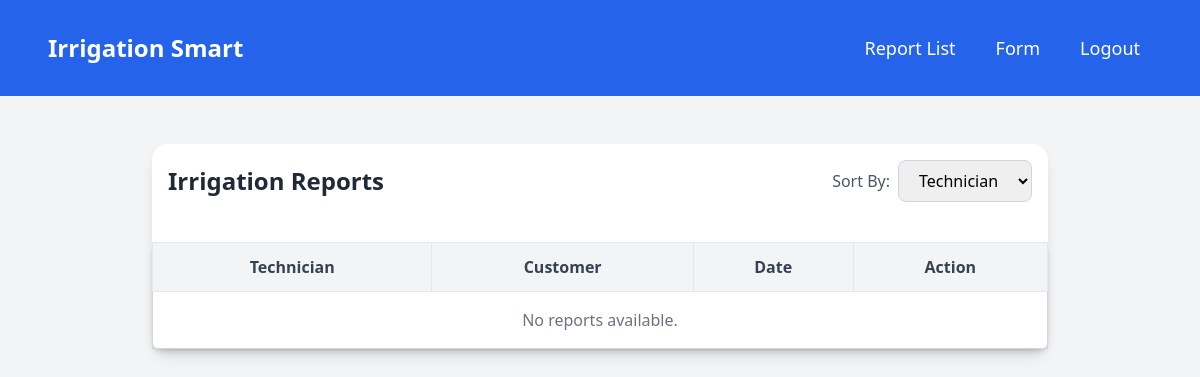
The app's page /accounts/reports/, older data.
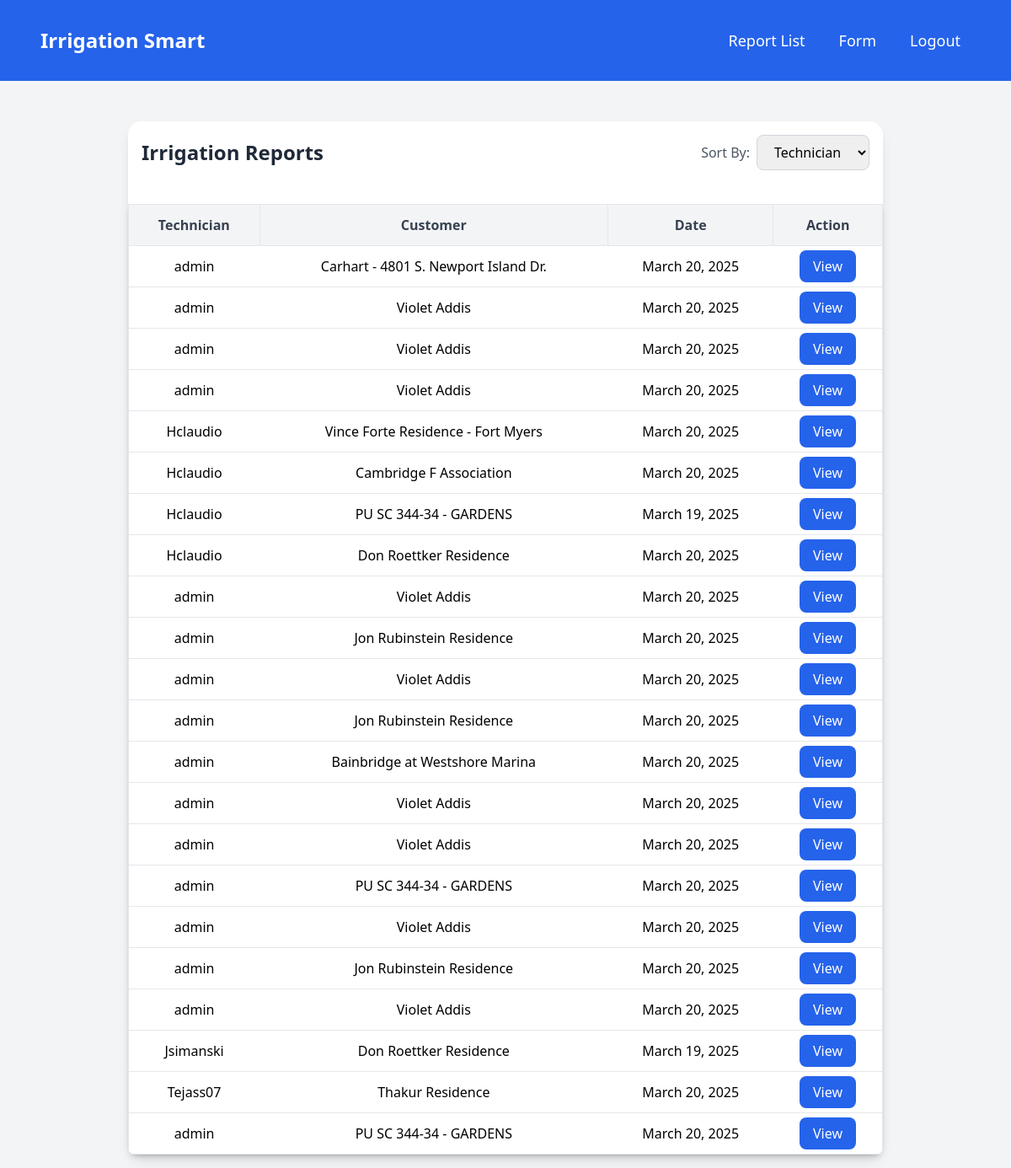
The same page, newer data.
### accounts/models.py (models this page shows)
class IrrigationReport(models.Model):
    technician = models.CharField(max_length=255)  # Will be prefilled but editable
    customer = models.ForeignKey(Customer, on_delete=models.CASCADE) # Linking to Customer model
    branch = models.ForeignKey(Branch, on_delete=models.CASCADE)  # Linking to Branch model
    report_type = models.CharField(max_length=30)  # Limit set to 30
    controller_name = models.CharField(max_length=30)  # Limit set to 30
    date = models.DateField()  # We will enforce the date validation in the form
    programs_needed = models.BooleanField(default=False)
    weather_sensor_checked = models.BooleanField(default=False)
    weather_sensor_working = models.BooleanField(null=True, blank=True)
    controller_status = models.CharField(
        max_length=50, choices=[
            ('working', 'Working'),
            ('notWorking', 'Not Working'),
            ('notPresent', 'Not Present')
        ],
        blank=True, null=True
    )
    controller_make_model = models.CharField(max_length=30, blank=True, null=True)  # Limit set to 30
    poc_info = models.CharField(
        max_length=50, choices=[
            ('potable', 'Potable'),
            ('reclaimed', 'Reclaimed'),
            ('well', 'Well'),
            ('lake', 'Lake')
        ],
        blank=True, null=True
    )
    pump_status_type = models.CharField(
        max_length=50, choices=[
            ('pressurized', 'Pressurized'),
            ('reclaimed', 'Reclaimed'),
            ('pumpStart', 'Pump Start'),
            ('centrifugal', 'Centrifugal'),
            ('submersible', 'Submersible'),
            ('meterPoc', 'Meter POC')
        ]
    )

class Customer(models.Model):
    name = models.CharField(max_length=100, unique=True)  # Name of the customer
    def __str__(self):
        return self.name  # Represent the customer by their name

### accounts/views.py (the view)
# urls.py: path('reports/', views.report_list, name='report_list'),
def report_list(request):
    reports = IrrigationReport.objects.all().order_by('-id')
    return render(request, 'reports/report_list.html', {'reports': reports})

### accounts/templates/reports/report_list.html (shortened to what this page needs)
{% extends 'base.html' %}
{% block content %}
<div class="container mx-auto max-w-4xl  bg-white shadow-lg rounded-2xl mt-8">
    <div class="container mx-auto p-4">
        <div class="flex justify-between items-center mb-6 flex-wrap">
          <h2 class="text-2xl font-semibold text-gray-800 text-center sm:text-left mb-4 sm:mb-0">
            Irrigation Reports
          </h2>
          <div class="flex items-center">
            <label for="sort-by" class="mr-2 text-gray-600">Sort By:</label>
            <select id="sort-by" class="px-4 py-2 border border-gray-300 rounded-lg focus:outline-none focus:ring-2 focus:ring-blue-400">
              <option value="technician">Technician</option>
            </select>
          </div>
        </div>
      </div>
    <table id="reports-table" class="w-full border-collapse border border-gray-300 bg-white shadow-md rounded-lg">
        <thead>
            <tr class="bg-gray-100 text-gray-700">
                <th class="border p-3 cursor-pointer" onclick="sortTable('technician')">Technician</th>
                <th class="border p-3 cursor-pointer" onclick="sortTable('customer')">Customer</th>
                <th class="border p-3 cursor-pointer" onclick="sortTable('date')">Date</th>
                <th class="border p-3">Action</th>
            </tr>
        </thead>
        <tbody>
            {% for report in reports %}
            <tr class="border text-center">
                <td class="p-3">{{ report.technician }}</td>
                <td class="p-3">{{ report.customer }}</td>
                <td class="p-3">{{ report.date }}</td>
                <td class="p-3">
                    <a href="{% url 'report_detail' report.id %}"
                        class="bg-blue-600 hover:bg-blue-700 text-white px-4 py-2 rounded-lg transition">
                        View
                    </a>
                </td>
            </tr>
            {% empty %}
            <tr>
                <td colspan="4" class="text-center p-4 text-gray-500">No reports available.</td>
            </tr>
            {% endfor %}
        </tbody>
    </table>
</div>
{% endblock %}

### accounts/templates/base.html (shortened to what this page needs)
<!DOCTYPE html>
<html lang="en">
<head>
    <link href="https://cdnjs.cloudflare.com/ajax/libs/toastr.js/latest/css/toastr.min.css" rel="stylesheet" />
    <script src="https://cdn.tailwindcss.com"></script>
</head>
<body class="bg-gray-100 font-sans">
    <nav class="bg-blue-600 p-4">
        <div class="max-w-8xl mx-auto px-2 sm:px-6 lg:px-8">
            <div class="relative flex items-center justify-between h-16">
                <div class="flex items-center justify-between w-full">
                    <div class="flex-shrink-0">
                        <a href="{% url 'step1' %}" class="text-white text-2xl font-bold">Irrigation Smart</a>
                    </div>
                    <div class="hidden sm:block sm:ml-4">
                        <div class="flex space-x-4">
                            <a href="{% url 'report_list' %}"
                                class="text-white hover:bg-blue-700 px-3 py-2 rounded-md text-lg font-medium">Report
                                List</a>
                            <a href="{% url 'step1' %}"
                                class="text-white hover:bg-blue-700 px-3 py-2 rounded-md text-lg font-medium">Form</a>
                            <a href="{% url 'logout' %}"
                                class="text-white hover:bg-blue-700 px-3 py-2 rounded-md text-lg font-medium">Logout</a>
                        </div>
                    </div>
                </div>
            </div>
        </div>
    </nav>
    <div class="container mx-auto p-4">
        {% block content %}
        {% endblock %}
    </div>
</body>
</html>

Row changes from the older to the newer data that the page shows:
added IrrigationReport: technician "admin", customer "Carhart - 4801 S. Newport Island Dr.", date "March 20, 2025"
added IrrigationReport: technician "admin", customer "Violet Addis", date "March 20, 2025"
added IrrigationReport: technician "admin", customer "Violet Addis", date "March 20, 2025"
added IrrigationReport: technician "admin", customer "Violet Addis", date "March 20, 2025"
added IrrigationReport: technician "Hclaudio", customer "Vince Forte Residence - Fort Myers", date "March 20, 2025"
added IrrigationReport: technician "Hclaudio", customer "Cambridge F Association", date "March 20, 2025"
added IrrigationReport: technician "Hclaudio", customer "PU SC 344-34 - GARDENS", date "March 19, 2025"
added IrrigationReport: technician "Hclaudio", customer "Don Roettker Residence", date "March 20, 2025"
added IrrigationReport: technician "admin", customer "Violet Addis", date "March 20, 2025"
added IrrigationReport: technician "admin", customer "Jon Rubinstein Residence", date "March 20, 2025"
added IrrigationReport: technician "admin", customer "Violet Addis", date "March 20, 2025"
added IrrigationReport: technician "admin", customer "Jon Rubinstein Residence", date "March 20, 2025"
added IrrigationReport: technician "admin", customer "Bainbridge at Westshore Marina", date "March 20, 2025"
added IrrigationReport: technician "admin", customer "Violet Addis", date "March 20, 2025"
added IrrigationReport: technician "admin", customer "Violet Addis", date "March 20, 2025"
added IrrigationReport: technician "admin", customer "PU SC 344-34 - GARDENS", date "March 20, 2025"
added IrrigationReport: technician "admin", customer "Violet Addis", date "March 20, 2025"
added IrrigationReport: technician "admin", customer "Jon Rubinstein Residence", date "March 20, 2025"
added IrrigationReport: technician "admin", customer "Violet Addis", date "March 20, 2025"
added IrrigationReport: technician "Jsimanski", customer "Don Roettker Residence", date "March 19, 2025"
added IrrigationReport: technician "Tejass07", customer "Thakur Residence", date "March 20, 2025"
added IrrigationReport: technician "admin", customer "PU SC 344-34 - GARDENS", date "March 20, 2025"
Text that changed along with them:
text no longer shown: "No reports available."
